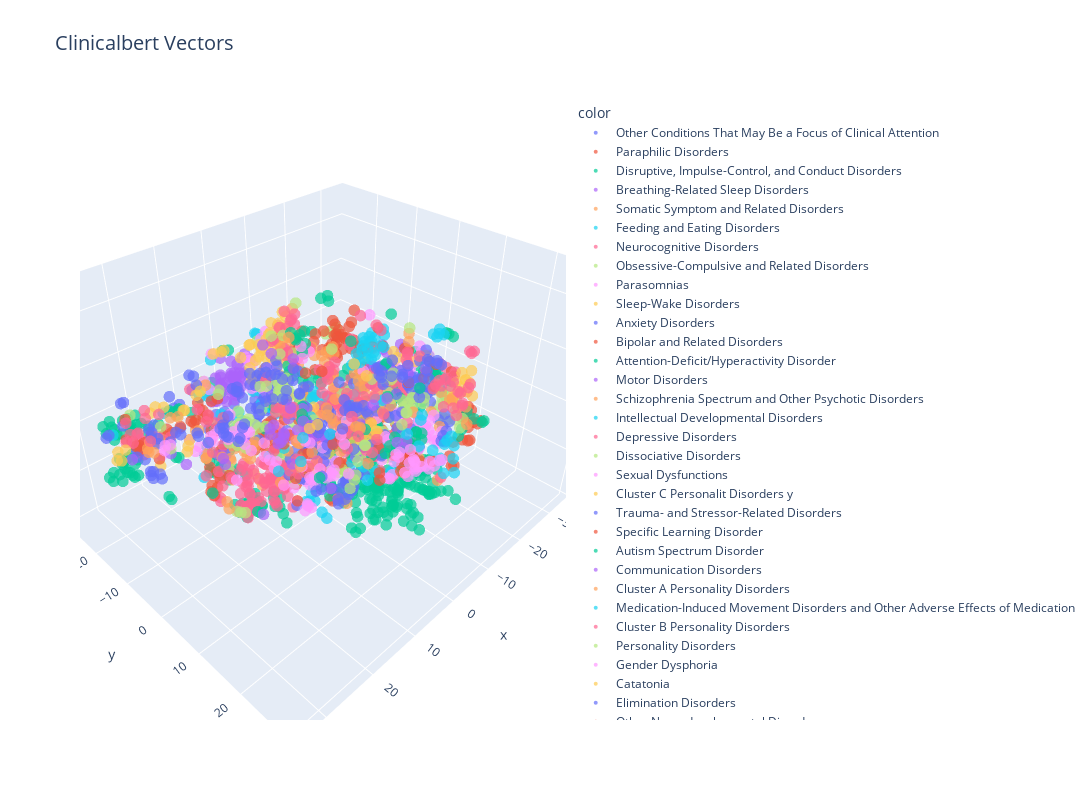

Notebook cell for this chart:
### Code cell
fig = px.scatter_3d(
    x=reduced_vectors[:, 0],
    y=reduced_vectors[:, 1],
    z=reduced_vectors[:, 2],
    color=titles,
    title=f'{schema_dicts[schema_index]["name"]} Vectors',
    size_max=3,
    opacity=0.7
)
fig.update_traces(marker=dict(size=4))
fig.update_layout(
    width=1200,   # in pixels
    height=800,   # in pixels
    title_font_size=20,
)
# fig.update(layout_showlegend=False)
fig.show()

fig.write_html(f'graphs/pca_plot_{schema_dicts[schema_index]["name"]}.html')
fig.write_image(
    f'graphs/pca_plot_{schema_dicts[schema_index]["name"]}.png',
    width=1200,
    height=800,
    scale=1
)
